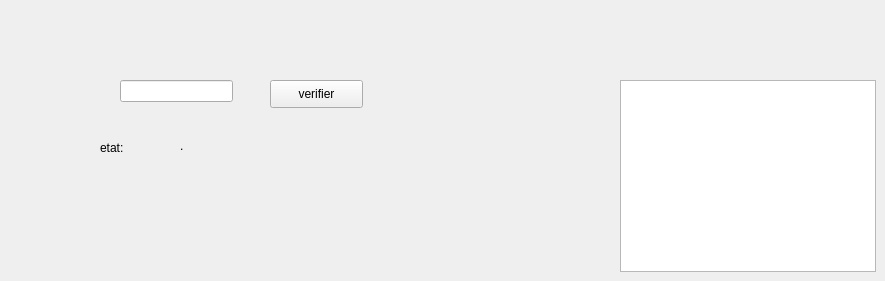
      <widget class="QWidget" name="tab_15">
       <attribute name="title">
        <string>recherche</string>
       </attribute>
       <widget class="QLineEdit" name="lineEdit_16">
        <property name="geometry">
         <rect>
          <x>120</x>
          <y>80</y>
          <width>113</width>
          <height>22</height>
         </rect>
        </property>
       </widget>
       <widget class="QPushButton" name="pushButton_10">
        <property name="geometry">
         <rect>
          <x>270</x>
          <y>80</y>
          <width>93</width>
          <height>28</height>
         </rect>
        </property>
        <property name="text">
         <string>verifier</string>
        </property>
       </widget>
       <widget class="QLabel" name="label_36">
        <property name="geometry">
         <rect>
          <x>180</x>
          <y>130</y>
          <width>101</width>
          <height>31</height>
         </rect>
        </property>
        <property name="text">
         <string>.</string>
        </property>
       </widget>
       <widget class="QLabel" name="label_37">
        <property name="geometry">
         <rect>
          <x>100</x>
          <y>140</y>
          <width>56</width>
          <height>16</height>
         </rect>
        </property>
        <property name="text">
         <string>etat:</string>
        </property>
       </widget>
       <widget class="QTableView" name="tableView_2">
        <property name="geometry">
         <rect>
          <x>620</x>
          <y>80</y>
          <width>256</width>
          <height>192</height>
         </rect>
        </property>
       </widget>
      </widget>
